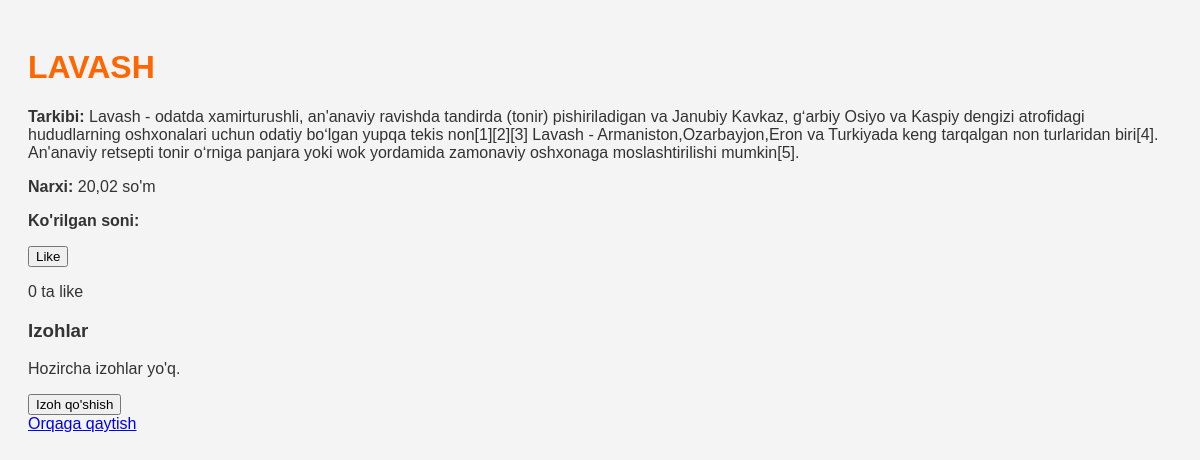
Page /foods/1/ on the committed database.
### menu/models.py (models this page shows, shortened)
class Food(models.Model):
    food_type = models.ForeignKey(FoodType, on_delete=models.CASCADE, related_name='foods', verbose_name="Taom turi")
    nomi = models.CharField(max_length=100, verbose_name="Nomi")
    tarkibi = models.TextField(verbose_name="Tarkibi")
    narxi = models.DecimalField(max_digits=10, decimal_places=2, verbose_name="Narxi")
    view_count = models.IntegerField(default=0, verbose_name="Ko'rishlar soni")

### menu/views.py (the view)
# urls.py: path('foods/<int:id>/', views.food_detail, name='food_detail'),
def food_detail(request, id):
    food = get_object_or_404(Food, id=id)
    if request.method == "POST" and request.user.is_authenticated:
        like, created = Like.objects.get_or_create(food=food, user=request.user)
        if not created:
            like.delete()  # Like mavjud bo'lsa, o'chiramiz
        return redirect('food_detail', id=food.id)
    return render(request, 'menu/food_detail.html', {'food': food})

### menu/templates/menu/food_detail.html (shortened to what this page needs)
{% load static %}
<!DOCTYPE html>
<html lang="en">
<head>
    <link rel="stylesheet" href="{% static 'css/style.css' %}">
</head>
<body>
    <div class="container">
        <h1>{{ food.nomi }}</h1>
        <p><strong>Tarkibi:</strong> {{ food.tarkibi }}</p>
        <p><strong>Narxi:</strong> {{ food.narxi }} so'm</p>
        <p><strong>Ko'rilgan soni:</strong> {{ food.ko_rishlar_soni }}</p>
        <form action="{% url 'toggle_like' food.id %}" method="post">
            <button type="submit" class="btn btn-primary">
                {% if liked %} Unlike {% else %} Like {% endif %}
            </button>
        </form>
        <p>{{ food.likes.count }} ta like</p>
        <h3>Izohlar</h3>
        <div class="comments-section">
            {% for comment in comments %}
                <div class="comment">
                    <p><strong>{{ comment.user.username }}</strong>: {{ comment.content }}</p>
                    <small>{{ comment.created_at|date:"Y-m-d H:i" }}</small>
                </div>
            {% empty %}
                <p>Hozircha izohlar yo'q.</p>
            {% endfor %}
        </div>
        <form action="{% url 'add_comment' food.id %}" method="post" class="comment-form">
            <button type="submit" class="btn btn-secondary">Izoh qo'shish</button>
        </form>
        <a href="{% url 'index' %}" class="btn btn-light">Orqaga qaytish</a>
    </div>
</body>
</html>

### menu/static/css/style.css (style rules this page uses)
body { font-family: Arial, sans-serif; background-color: #f4f4f4; color: #333; padding: 20px; }
h1 { color: #ff6600; }

### rows in the picture
Food: nomi "LAVASH", tarkibi "Lavash - odatda xamirturushli, an'anaviy ravishda tandirda (tonir) pishiriladigan va Janubiy Kavkaz, gʻarbiy Osiyo va Kaspiy dengizi atrofidagi hududlarning oshxonalari uchun odatiy boʻlgan yupqa tekis non[1][2][3] Lavash - Armaniston,Ozarbayjon,Eron va Turkiyada keng tarqalgan non turlaridan biri[4]. An'anaviy retsepti tonir oʻrniga panjara yoki wok yordamida zamonaviy oshxonaga moslashtirilishi mumkin[5].", narxi "20,02", likes.count "0"
